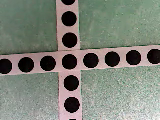
#> input picture frame 38 of output1.mp4, 160 x 120 px
$ python zh_lineDetectionCirclesTest.py
#> lines starting #> are read from the running program, lines starting #| are printed output that depends on the picture
import cv2
import numpy as np

# 定义视频流的路径或摄像头索引
video_path = 'output1.mp4'
cap = cv2.VideoCapture(video_path)

# 创建一个空白图像，用于存储圆心坐标
height = int(cap.get(cv2.CAP_PROP_FRAME_HEIGHT))
width = int(cap.get(cv2.CAP_PROP_FRAME_WIDTH))


while cap.isOpened():
    centers_image = np.zeros((height, width), dtype=np.uint8)

    ret, frame = cap.read()
#> frame is the input picture: shape (120, 160, 3); mean B, G, R 120.7, 131, 126.5
    if not ret:
        break

    # 转换为灰度图像
    gray = cv2.cvtColor(frame, cv2.COLOR_BGR2GRAY)
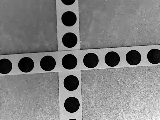
#> gray: shape (120, 160); min 0, max 251, mean 128.5

    # 霍夫圆检测
    circles = cv2.HoughCircles(gray, cv2.HOUGH_GRADIENT, dp=1, minDist=20, param1=50, param2=30, minRadius=10, maxRadius=30)
#> circles = None

    # 绘制圆心到 centers_image 上
    if circles is not None:
        circles = np.round(circles[0, :]).astype("int")
        for (x, y, r) in circles:
            cv2.circle(centers_image, (x, y), 2, 255, -1)

    # 显示原始图像和二值化的圆心图像
    cv2.imshow('Original Frame', frame)
    cv2.imshow('Centers Image', centers_image)
    # 使用二值化的圆心图像进行霍夫直线变换
    edges = cv2.Canny(centers_image, 50, 150, apertureSize=3)
    lines = cv2.HoughLines(edges, rho=1, theta=np.pi/180, threshold=50)

    # 按下 'q' 键退出循环
    if cv2.waitKey(1) & 0xFF == ord('q'):
#> (key q is pressed here)
        break

# 释放资源
cap.release()
cv2.destroyAllWindows()
